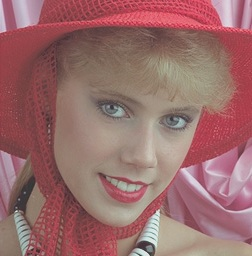
#> input picture sample.jpg, 252 x 256 px, found by its file name
$ python mohammed_burhan_cc17.py
#> lines starting #> are read from the running program, lines starting #| are printed output that depends on the picture
# -*- coding: utf-8 -*-
"""
Created on Wed May 16 12:50:08 2018

@author: Lenovo
"""

from PIL import Image
img_filename=Image.open("day4/sample.jpg")
#> img_filename is the input picture: PIL image 252x256 RGB; mean R, G, B 153.5, 107.6, 107

img_filename = img_filename.convert('LA')
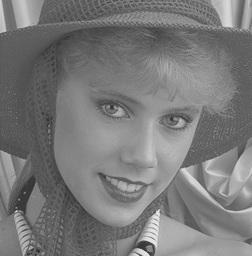
#> img_filename: PIL image 252x256 LA; mean R, G, B, A 121.3, 121.3, 121.3, 255
img_filename = img_filename.rotate(-90)
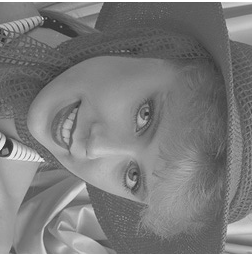
#> img_filename: PIL image 252x256 LA; mean R, G, B, A 119.2, 119.2, 119.2, 251; transparent parts drawn white

width, height = img_filename.size
#> width = 252; height = 256
x = width/2
#> x = 126
y= height/2
#> y = 128

img_filename = img_filename.crop((x-80, y-102, x+80, y+102))
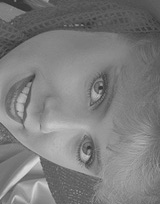
#> img_filename: PIL image 160x204 LA; mean R, G, B, A 124.7, 124.7, 124.7, 255


img_filename.thumbnail((75,75))
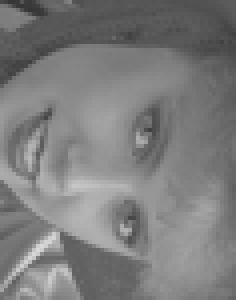
#> img_filename: PIL image 59x75 LA (shown 4 times larger); mean R, G, B, A 124.7, 124.7, 124.7, 255
img_filename.show()
img_filename.save("cropped.png")
